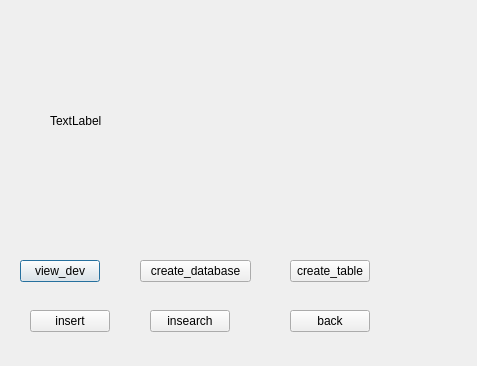
<?xml version="1.0" encoding="UTF-8"?>
<ui version="4.0">
 <class>Sql</class>
 <widget class="QDialog" name="Sql">
  <property name="geometry">
   <rect>
    <x>0</x>
    <y>0</y>
    <width>477</width>
    <height>366</height>
   </rect>
  </property>
  <property name="windowTitle">
   <string>Dialog</string>
  </property>
  <widget class="QLabel" name="label">
   <property name="geometry">
    <rect>
     <x>50</x>
     <y>20</y>
     <width>291</width>
     <height>201</height>
    </rect>
   </property>
   <property name="text">
    <string>TextLabel</string>
   </property>
  </widget>
  <widget class="QPushButton" name="view_dev">
   <property name="geometry">
    <rect>
     <x>20</x>
     <y>260</y>
     <width>80</width>
     <height>22</height>
    </rect>
   </property>
   <property name="text">
    <string>view_dev</string>
   </property>
  </widget>
  <widget class="QPushButton" name="create_database">
   <property name="geometry">
    <rect>
     <x>140</x>
     <y>260</y>
     <width>111</width>
     <height>22</height>
    </rect>
   </property>
   <property name="text">
    <string>create_database</string>
   </property>
  </widget>
  <widget class="QPushButton" name="create_table">
   <property name="geometry">
    <rect>
     <x>290</x>
     <y>260</y>
     <width>80</width>
     <height>22</height>
    </rect>
   </property>
   <property name="text">
    <string>create_table</string>
   </property>
  </widget>
  <widget class="QPushButton" name="insert">
   <property name="geometry">
    <rect>
     <x>30</x>
     <y>310</y>
     <width>80</width>
     <height>22</height>
    </rect>
   </property>
   <property name="text">
    <string>insert</string>
   </property>
  </widget>
  <widget class="QPushButton" name="insearch">
   <property name="geometry">
    <rect>
     <x>150</x>
     <y>310</y>
     <width>80</width>
     <height>22</height>
    </rect>
   </property>
   <property name="text">
    <string>insearch</string>
   </property>
  </widget>
  <widget class="QPushButton" name="back">
   <property name="geometry">
    <rect>
     <x>290</x>
     <y>310</y>
     <width>80</width>
     <height>22</height>
    </rect>
   </property>
   <property name="text">
    <string>back</string>
   </property>
  </widget>
 </widget>
 <resources/>
 <connections/>
</ui>
